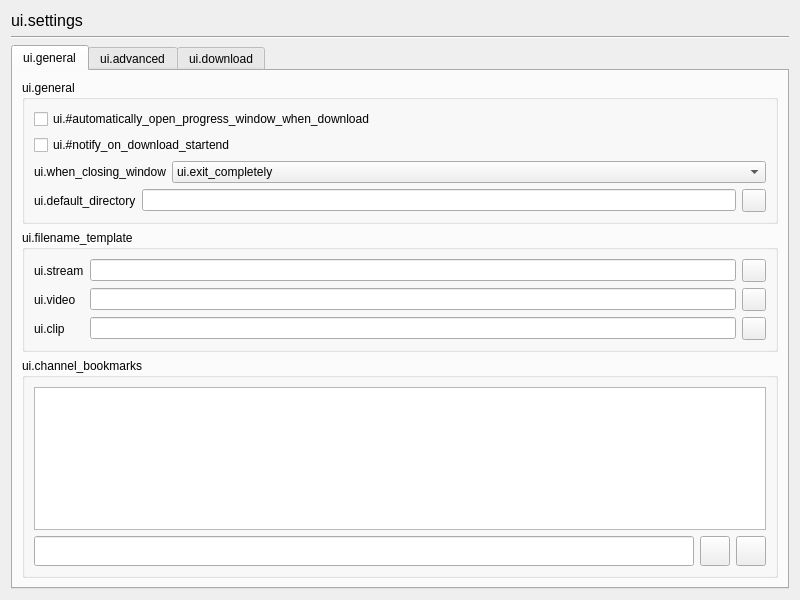
<?xml version="1.0" encoding="UTF-8"?>
<ui version="4.0">
 <class>Form</class>
 <widget class="QWidget" name="Form">
  <property name="geometry">
   <rect>
    <x>0</x>
    <y>0</y>
    <width>800</width>
    <height>600</height>
   </rect>
  </property>
  <property name="locale">
   <locale language="English" country="UnitedStates"/>
  </property>
  <layout class="QVBoxLayout" name="FormLayout">
   <item>
    <widget class="QLabel" name="windowTitleLabel">
     <property name="sizePolicy">
      <sizepolicy hsizetype="Ignored" vsizetype="Fixed">
       <horstretch>0</horstretch>
       <verstretch>0</verstretch>
      </sizepolicy>
     </property>
     <property name="font">
      <font>
       <pointsize>12</pointsize>
      </font>
     </property>
     <property name="text">
      <string>ui.settings</string>
     </property>
    </widget>
   </item>
   <item>
    <widget class="Line" name="windowTitleLine">
     <property name="orientation">
      <enum>Qt::Horizontal</enum>
     </property>
    </widget>
   </item>
   <item>
    <widget class="QTabWidget" name="tabWidget">
     <widget class="QWidget" name="generalSettings">
      <attribute name="title">
       <string>ui.general</string>
      </attribute>
      <layout class="QVBoxLayout" name="generalSettingsLayout">
       <item>
        <widget class="QGroupBox" name="generalArea">
         <property name="sizePolicy">
          <sizepolicy hsizetype="Preferred" vsizetype="Fixed">
           <horstretch>0</horstretch>
           <verstretch>0</verstretch>
          </sizepolicy>
         </property>
         <property name="title">
          <string>ui.general</string>
         </property>
         <layout class="QVBoxLayout" name="generalAreaLayout">
          <item>
           <widget class="QCheckBox" name="openProgressWindow">
            <property name="text">
             <string>ui.#automatically_open_progress_window_when_download</string>
            </property>
           </widget>
          </item>
          <item>
           <widget class="QCheckBox" name="notify">
            <property name="text">
             <string>ui.#notify_on_download_startend</string>
            </property>
           </widget>
          </item>

          <item>
           <widget class="QWidget" name="windowCloseArea" native="true">
            <layout class="QHBoxLayout" name="windowCloseAreaLayout">
             <property name="leftMargin">
              <number>0</number>
             </property>
             <property name="topMargin">
              <number>0</number>
             </property>
             <property name="rightMargin">
              <number>0</number>
             </property>
             <property name="bottomMargin">
              <number>0</number>
             </property>
             <item>
              <widget class="QLabel" name="windowCloseLabel">
               <property name="sizePolicy">
                <sizepolicy hsizetype="Fixed" vsizetype="Preferred">
                 <horstretch>0</horstretch>
                 <verstretch>0</verstretch>
                </sizepolicy>
               </property>
               <property name="text">
                <string>ui.when_closing_window</string>
               </property>
              </widget>
             </item>
             <item>
              <widget class="QComboBox" name="windowClose">
               <property name="sizePolicy">
                <sizepolicy hsizetype="Ignored" vsizetype="Fixed">
                 <horstretch>0</horstretch>
                 <verstretch>0</verstretch>
                </sizepolicy>
               </property>
               <item>
                <property name="text">
                 <string>ui.exit_completely</string>
                </property>
               </item>
               <item>
                <property name="text">
                 <string>ui.#minimize_to_system_tray</string>
                </property>
               </item>
              </widget>
             </item>
            </layout>
           </widget>
          </item>
          <item>
           <widget class="QWidget" name="defaultDirectoryArea" native="true">
            <layout class="QHBoxLayout" name="defaultDirectoryAreaLayout">
             <property name="leftMargin">
              <number>0</number>
             </property>
             <property name="topMargin">
              <number>0</number>
             </property>
             <property name="rightMargin">
              <number>0</number>
             </property>
             <property name="bottomMargin">
              <number>0</number>
             </property>
             <item>
              <widget class="QLabel" name="defaultDirectoryLabel">
               <property name="sizePolicy">
                <sizepolicy hsizetype="Fixed" vsizetype="Preferred">
                 <horstretch>0</horstretch>
                 <verstretch>0</verstretch>
                </sizepolicy>
               </property>
               <property name="text">
                <string>ui.default_directory</string>
               </property>
              </widget>
             </item>
             <item>
              <widget class="QLineEdit" name="defaultDirectory"/>
             </item>
             <item>
              <widget class="QToolButton" name="searchDefaultDirectory">
               <property name="toolTip">
                <string>ui.browse</string>
               </property>
               <property name="icon">
                <iconset>
                 <normaloff>../icons/light/folder.svg</normaloff>../icons/light/folder.svg</iconset>
               </property>
              </widget>
             </item>
            </layout>
           </widget>
          </item>
         </layout>
        </widget>
       </item>
       <item>
        <widget class="QGroupBox" name="templateArea">
         <property name="sizePolicy">
          <sizepolicy hsizetype="Preferred" vsizetype="Fixed">
           <horstretch>0</horstretch>
           <verstretch>0</verstretch>
          </sizepolicy>
         </property>
         <property name="title">
          <string>ui.filename_template</string>
         </property>
         <layout class="QFormLayout" name="templateAreaLayout">
          <item row="0" column="0">
           <widget class="QLabel" name="streamLabel">
            <property name="text">
             <string>ui.stream</string>
            </property>
           </widget>
          </item>
          <item row="1" column="0">
           <widget class="QLabel" name="videoLabel">
            <property name="text">
             <string>ui.video</string>
            </property>
           </widget>
          </item>
          <item row="2" column="0">
           <widget class="QLabel" name="clipLabel">
            <property name="text">
             <string>ui.clip</string>
            </property>
           </widget>
          </item>
          <item row="0" column="1">
           <widget class="QWidget" name="streamFilenameArea" native="true">
            <layout class="QHBoxLayout" name="streamFilenameAreaLayout">
             <property name="leftMargin">
              <number>0</number>
             </property>
             <property name="topMargin">
              <number>0</number>
             </property>
             <property name="rightMargin">
              <number>0</number>
             </property>
             <property name="bottomMargin">
              <number>0</number>
             </property>
             <item>
              <widget class="QLineEdit" name="streamFilename"/>
             </item>
             <item>
              <widget class="QToolButton" name="streamTemplateInfo">
               <property name="toolTip">
                <string>ui.help</string>
               </property>
               <property name="icon">
                <iconset>
                 <normaloff>../icons/light/help.svg</normaloff>../icons/light/help.svg</iconset>
               </property>
              </widget>
             </item>
            </layout>
           </widget>
          </item>
          <item row="1" column="1">
           <widget class="QWidget" name="videoFilenameArea" native="true">
            <layout class="QHBoxLayout" name="videoFilenameAreaLayout">
             <property name="leftMargin">
              <number>0</number>
             </property>
             <property name="topMargin">
              <number>0</number>
             </property>
             <property name="rightMargin">
              <number>0</number>
             </property>
             <property name="bottomMargin">
              <number>0</number>
             </property>
             <item>
              <widget class="QLineEdit" name="videoFilename"/>
             </item>
             <item>
              <widget class="QToolButton" name="videoTemplateInfo">
               <property name="toolTip">
                <string>ui.help</string>
               </property>
               <property name="icon">
                <iconset>
                 <normaloff>../icons/light/help.svg</normaloff>../icons/light/help.svg</iconset>
               </property>
              </widget>
             </item>
            </layout>
           </widget>
          </item>
          <item row="2" column="1">
           <widget class="QWidget" name="clipFilenameArea" native="true">
            <layout class="QHBoxLayout" name="clipFilenameAreaLayout">
             <property name="leftMargin">
              <number>0</number>
             </property>
             <property name="topMargin">
              <number>0</number>
             </property>
             <property name="rightMargin">
              <number>0</number>
             </property>
             <property name="bottomMargin">
              <number>0</number>
             </property>
             <item>
              <widget class="QLineEdit" name="clipFilename"/>
             </item>
             <item>
              <widget class="QToolButton" name="clipTemplateInfo">
               <property name="toolTip">
                <string>ui.help</string>
               </property>
               <property name="icon">
                <iconset>
                 <normaloff>../icons/light/help.svg</normaloff>../icons/light/help.svg</iconset>
               </property>
              </widget>
             </item>
            </layout>
           </widget>
          </item>
         </layout>
        </widget>
       </item>
       <item>
        <widget class="QGroupBox" name="bookmarkArea">
         <property name="sizePolicy">
          <sizepolicy hsizetype="Preferred" vsizetype="Preferred">
           <horstretch>0</horstretch>
           <verstretch>0</verstretch>
          </sizepolicy>
         </property>
         <property name="title">
          <string>ui.channel_bookmarks</string>
         </property>
         <layout class="QVBoxLayout" name="bookmarkAreaLayout">
          <item>
           <widget class="QListWidget" name="bookmarkList">
            <property name="sizePolicy">
             <sizepolicy hsizetype="Expanding" vsizetype="Preferred">
              <horstretch>0</horstretch>
              <verstretch>0</verstretch>
             </sizepolicy>
            </property>
            <property name="horizontalScrollBarPolicy">
             <enum>Qt::ScrollBarAlwaysOff</enum>
            </property>
            <property name="autoScroll">
             <bool>false</bool>
            </property>
            <property name="dragDropMode">
             <enum>QAbstractItemView::InternalMove</enum>
            </property>
           </widget>
          </item>
          <item>
           <widget class="QWidget" name="bookmarkControl" native="true">
            <property name="sizePolicy">
             <sizepolicy hsizetype="Preferred" vsizetype="Fixed">
              <horstretch>0</horstretch>
              <verstretch>0</verstretch>
             </sizepolicy>
            </property>
            <layout class="QHBoxLayout" name="bookmarkControlLayout">
             <property name="leftMargin">
              <number>0</number>
             </property>
             <property name="topMargin">
              <number>0</number>
             </property>
             <property name="rightMargin">
              <number>0</number>
             </property>
             <property name="bottomMargin">
              <number>0</number>
             </property>
             <item>
              <widget class="QLineEdit" name="newBookmark">
               <property name="minimumSize">
                <size>
                 <width>0</width>
                 <height>30</height>
                </size>
               </property>
              </widget>
             </item>
             <item>
              <widget class="QToolButton" name="addBookmarkButton">
               <property name="minimumSize">
                <size>
                 <width>30</width>
                 <height>30</height>
                </size>
               </property>
               <property name="icon">
                <iconset>
                 <normaloff>../icons/light/plus.svg</normaloff>../icons/light/plus.svg</iconset>
               </property>
              </widget>
             </item>
             <item>
              <widget class="QToolButton" name="removeBookmarkButton">
               <property name="minimumSize">
                <size>
                 <width>30</width>
                 <height>30</height>
                </size>
               </property>
               <property name="icon">
                <iconset>
                 <normaloff>../icons/light/trash.svg</normaloff>../icons/light/trash.svg</iconset>
               </property>
              </widget>
             </item>
            </layout>
           </widget>
          </item>
         </layout>
        </widget>
       </item>
      </layout>
     </widget>
     <widget class="QWidget" name="advancedSettings">
      <attribute name="title">
       <string>ui.advanced</string>
      </attribute>
      <layout class="QVBoxLayout" name="advancedSettingsLayout">
       <item>
        <widget class="QGroupBox" name="themeArea">
         <property name="sizePolicy">
          <sizepolicy hsizetype="Preferred" vsizetype="Fixed">
           <horstretch>0</horstretch>
           <verstretch>0</verstretch>
          </sizepolicy>
         </property>
         <property name="title">
          <string>ui.appearance</string>
         </property>
         <layout class="QHBoxLayout" name="themeAreaLayout">
          <item>
           <layout class="QVBoxLayout" name="automaticThemeAreaLayout">
            <item>
             <widget class="QLabel" name="automaticThemeIcon">
              <property name="sizePolicy">
               <sizepolicy hsizetype="Fixed" vsizetype="Fixed">
                <horstretch>0</horstretch>
                <verstretch>0</verstretch>
               </sizepolicy>
              </property>
              <property name="minimumSize">
               <size>
                <width>64</width>
                <height>64</height>
               </size>
              </property>
              <property name="pixmap">
               <pixmap>../icons/light/theme_automatic.svg</pixmap>
              </property>
              <property name="scaledContents">
               <bool>true</bool>
              </property>
              <property name="alignment">
               <set>Qt::AlignCenter</set>
              </property>
             </widget>
            </item>
            <item>
             <widget class="QRadioButton" name="automaticThemeRadioButton">
              <property name="minimumSize">
               <size>
                <width>220</width>
                <height>0</height>
               </size>
              </property>
              <property name="text">
               <string>ui.#automatic_follow_system_settings</string>
              </property>
             </widget>
            </item>
           </layout>
          </item>
          <item>
           <layout class="QVBoxLayout" name="lightThemeAreaLayout">
            <item>
             <widget class="QLabel" name="lightThemeIcon">
              <property name="sizePolicy">
               <sizepolicy hsizetype="Fixed" vsizetype="Fixed">
                <horstretch>0</horstretch>
                <verstretch>0</verstretch>
               </sizepolicy>
              </property>
              <property name="minimumSize">
               <size>
                <width>64</width>
                <height>64</height>
               </size>
              </property>
              <property name="pixmap">
               <pixmap>../icons/light/theme_light.svg</pixmap>
              </property>
              <property name="scaledContents">
               <bool>true</bool>
              </property>
              <property name="alignment">
               <set>Qt::AlignCenter</set>
              </property>
             </widget>
            </item>
            <item>
             <widget class="QRadioButton" name="lightThemeRadioButton">
              <property name="minimumSize">
               <size>
                <width>220</width>
                <height>0</height>
               </size>
              </property>
              <property name="text">
               <string>ui.light</string>
              </property>
             </widget>
            </item>
           </layout>
          </item>
          <item>
           <layout class="QVBoxLayout" name="darkThemeAreaLayout">
            <item>
             <widget class="QLabel" name="darkThemeIcon">
              <property name="sizePolicy">
               <sizepolicy hsizetype="Fixed" vsizetype="Fixed">
                <horstretch>0</horstretch>
                <verstretch>0</verstretch>
               </sizepolicy>
              </property>
              <property name="minimumSize">
               <size>
                <width>64</width>
                <height>64</height>
               </size>
              </property>
              <property name="pixmap">
               <pixmap>../icons/light/theme_dark.svg</pixmap>
              </property>
              <property name="scaledContents">
               <bool>true</bool>
              </property>
              <property name="alignment">
               <set>Qt::AlignCenter</set>
              </property>
             </widget>
            </item>
            <item>
             <widget class="QRadioButton" name="darkThemeRadioButton">
              <property name="minimumSize">
               <size>
                <width>220</width>
                <height>0</height>
               </size>
              </property>
              <property name="text">
               <string>ui.dark</string>
              </property>
             </widget>
            </item>
           </layout>
          </item>
         </layout>
        </widget>
       </item>
       <item>
        <widget class="QGroupBox" name="searchArea">
         <property name="sizePolicy">
          <sizepolicy hsizetype="Preferred" vsizetype="Fixed">
           <horstretch>0</horstretch>
           <verstretch>0</verstretch>
          </sizepolicy>
         </property>
         <property name="title">
          <string>ui.search</string>
         </property>
         <layout class="QVBoxLayout" name="searchAreaLayout">
          <item>
           <widget class="QWidget" name="searchExternalContentArea" native="true">
            <layout class="QHBoxLayout" name="searchExternalContentAreaLayout">
             <property name="leftMargin">
              <number>0</number>
             </property>
             <property name="topMargin">
              <number>0</number>
             </property>
             <property name="rightMargin">
              <number>0</number>
             </property>
             <property name="bottomMargin">
              <number>0</number>
             </property>
             <item>
              <widget class="QCheckBox" name="searchExternalContent">
               <property name="text">
                <string>ui.#allow_searching_external_content</string>
               </property>
              </widget>
             </item>
             <item>
              <widget class="QToolButton" name="searchExternalContentInfo">
               <property name="toolTip">
                <string>ui.help</string>
               </property>
               <property name="icon">
                <iconset>
                 <normaloff>../icons/light/help.svg</normaloff>../icons/light/help.svg</iconset>
               </property>
              </widget>
             </item>
            </layout>
           </widget>
          </item>
         </layout>
        </widget>
       </item>
       <item>
        <widget class="QGroupBox" name="languageArea">
         <property name="sizePolicy">
          <sizepolicy hsizetype="Preferred" vsizetype="Fixed">
           <horstretch>0</horstretch>
           <verstretch>0</verstretch>
          </sizepolicy>
         </property>
         <property name="title">
          <string>ui.language</string>
         </property>
         <layout class="QVBoxLayout" name="languageAreaLayout">
          <item>
           <widget class="QComboBox" name="language"/>
          </item>
         </layout>
        </widget>
       </item>
       <item>
        <widget class="QGroupBox" name="timezoneArea">
         <property name="sizePolicy">
          <sizepolicy hsizetype="Preferred" vsizetype="Fixed">
           <horstretch>0</horstretch>
           <verstretch>0</verstretch>
          </sizepolicy>
         </property>
         <property name="title">
          <string>ui.time_zone</string>
         </property>
         <layout class="QVBoxLayout" name="timezoneAreaLayout">
          <item>
           <widget class="QComboBox" name="timezone"/>
          </item>
          <item>
           <widget class="QWidget" name="timezoneInfoArea" native="true">
            <layout class="QHBoxLayout" name="timezoneInfoAreaLayout">
             <property name="spacing">
              <number>5</number>
             </property>
             <property name="leftMargin">
              <number>0</number>
             </property>
             <property name="topMargin">
              <number>0</number>
             </property>
             <property name="rightMargin">
              <number>0</number>
             </property>
             <property name="bottomMargin">
              <number>0</number>
             </property>
             <item>
              <widget class="QLabel" name="timezoneInfoIcon">
               <property name="sizePolicy">
                <sizepolicy hsizetype="Fixed" vsizetype="Fixed">
                 <horstretch>0</horstretch>
                 <verstretch>0</verstretch>
                </sizepolicy>
               </property>
               <property name="minimumSize">
                <size>
                 <width>18</width>
                 <height>18</height>
                </size>
               </property>
               <property name="maximumSize">
                <size>
                 <width>18</width>
                 <height>18</height>
                </size>
               </property>
               <property name="pixmap">
                <pixmap>../icons/light/alert_red.svg</pixmap>
               </property>
               <property name="scaledContents">
                <bool>true</bool>
               </property>
               <property name="alignment">
                <set>Qt::AlignCenter</set>
               </property>
              </widget>
             </item>
             <item>
              <widget class="QLabel" name="timezoneInfo">
               <property name="text">
                <string>ui.#changing_this_setting_will_restart_the</string>
               </property>
              </widget>
             </item>
            </layout>
           </widget>
          </item>
         </layout>
        </widget>
       </item>
       <item>
        <widget class="QGroupBox" name="resetArea">
         <property name="title">
          <string>ui.reset</string>
         </property>
         <layout class="QVBoxLayout" name="resetAreaLayout">
          <item>
           <widget class="QToolButton" name="resetButton">
            <property name="sizePolicy">
             <sizepolicy hsizetype="Preferred" vsizetype="Preferred">
              <horstretch>0</horstretch>
              <verstretch>0</verstretch>
             </sizepolicy>
            </property>
            <property name="minimumSize">
             <size>
              <width>0</width>
              <height>30</height>
             </size>
            </property>
            <property name="text">
             <string>ui.reset</string>
            </property>
           </widget>
          </item>
         </layout>
        </widget>
       </item>
       <item>
        <widget class="QLabel" name="restrictedLabel">
         <property name="font">
          <font>
           <bold>true</bold>
          </font>
         </property>
         <property name="styleSheet">
          <string notr="true">color: rgb(255, 0, 0);</string>
         </property>
         <property name="text">
          <string>ui.#some_settings_are_restricted_during_download</string>
         </property>
        </widget>
       </item>
       <item>
        <spacer name="verticalSpacer_1">
         <property name="orientation">
          <enum>Qt::Vertical</enum>
         </property>
         <property name="sizeHint" stdset="0">
          <size>
           <width>20</width>
           <height>40</height>
          </size>
         </property>
        </spacer>
       </item>
      </layout>
     </widget>
     <widget class="QWidget" name="downloadSettings">
      <attribute name="title">
       <string>ui.download</string>
      </attribute>
      <layout class="QVBoxLayout" name="downloadSettingsLayout">
       <item>
        <widget class="QGroupBox" name="generalDownloadArea">
         <property name="title">
          <string>ui.general</string>
         </property>
         <layout class="QVBoxLayout" name="generalDownloadAreaLayout">
          <item>
           <widget class="QCheckBox" name="createSubfolderForDownloads">
            <property name="text">
             <string>ui.#create_subfolder_for_downloads</string>
            </property>
           </widget>
          </item>
         </layout>
        </widget>
       </item>
       <item>
        <widget class="QGroupBox" name="downloadSpeedArea">
         <property name="sizePolicy">
          <sizepolicy hsizetype="Preferred" vsizetype="Fixed">
           <horstretch>0</horstretch>
           <verstretch>0</verstretch>
          </sizepolicy>
         </property>
         <property name="title">
          <string>ui.download_speed</string>
         </property>
         <layout class="QVBoxLayout" name="downloadSpeedAreaLayout">
          <item>
           <widget class="QLabel" name="downloadSpeedInfo">
            <property name="sizePolicy">
             <sizepolicy hsizetype="Ignored" vsizetype="Preferred">
              <horstretch>0</horstretch>
              <verstretch>0</verstretch>
             </sizepolicy>
            </property>
            <property name="text">
             <string>ui.#increasing_speed_boosts_downloads_but_can</string>
            </property>
           </widget>
          </item>
          <item>
           <widget class="QWidget" name="speedSliderArea" native="true">
            <layout class="QHBoxLayout" name="speedSliderAreaLayout">
             <property name="spacing">
              <number>15</number>
             </property>
             <item>
              <widget class="QSlider" name="downloadSpeed">
               <property name="minimum">
                <number>1</number>
               </property>
               <property name="maximum">
                <number>10</number>
               </property>
               <property name="pageStep">
                <number>1</number>
               </property>
               <property name="orientation">
                <enum>Qt::Horizontal</enum>
               </property>
               <property name="tickPosition">
                <enum>QSlider::TicksBelow</enum>
               </property>
               <property name="tickInterval">
                <number>1</number>
               </property>
              </widget>
             </item>
             <item>
              <widget class="QSpinBox" name="speedSpinBox"/>
             </item>
            </layout>
           </widget>
          </item>
         </layout>
        </widget>
       </item>
       <item>
        <widget class="QGroupBox" name="reconnectArea">
         <property name="sizePolicy">
          <sizepolicy hsizetype="Preferred" vsizetype="Fixed">
           <horstretch>0</horstretch>
           <verstretch>0</verstretch>
          </sizepolicy>
         </property>
         <property name="title">
          <string>ui.#network_reconnection_network_error</string>
         </property>
         <layout class="QVBoxLayout" name="reconnectAreaLayout">
          <item>
           <widget class="QCheckBox" name="reconnectEnabled">
            <property name="text">
             <string>ui.#enable_reconnect_on_network_error</string>
            </property>
           </widget>
          </item>
          <item>
           <widget class="QWidget" name="reconnectAttemptsArea" native="true">
            <layout class="QHBoxLayout" name="reconnectAttemptsAreaLayout">
             <property name="spacing">
              <number>15</number>
             </property>
             <property name="leftMargin">
              <number>0</number>
             </property>
             <property name="topMargin">
              <number>0</number>
             </property>
             <property name="rightMargin">
              <number>0</number>
             </property>
             <property name="bottomMargin">
              <number>0</number>
             </property>
             <item>
              <widget class="QLabel" name="reconnectAttemptsLabel">
               <property name="text">
                <string>ui.reconnect_attempts</string>
               </property>
               <property name="minimumSize">
                <size>
                 <width>150</width>
                 <height>0</height>
                </size>
               </property>
              </widget>
             </item>
             <item>
              <widget class="QSlider" name="reconnectAttemptsSlider">
               <property name="minimum">
                <number>1</number>
               </property>
               <property name="maximum">
                <number>20</number>
               </property>
               <property name="pageStep">
                <number>1</number>
               </property>
               <property name="orientation">
                <enum>Qt::Horizontal</enum>
               </property>
               <property name="tickPosition">
                <enum>QSlider::TicksBelow</enum>
               </property>
               <property name="tickInterval">
                <number>1</number>
               </property>
              </widget>
             </item>
             <item>
              <widget class="QSpinBox" name="reconnectAttemptsSpinBox">
               <property name="minimum">
                <number>1</number>
               </property>
               <property name="maximum">
                <number>9999999</number>
               </property>
              </widget>
             </item>
            </layout>
           </widget>
          </item>
          <item>
           <widget class="QWidget" name="reconnectIntervalArea" native="true">
            <layout class="QHBoxLayout" name="reconnectIntervalAreaLayout">
             <property name="spacing">
              <number>15</number>
             </property>
             <property name="leftMargin">
              <number>0</number>
             </property>
             <property name="topMargin">
              <number>0</number>
             </property>
             <property name="rightMargin">
              <number>0</number>
             </property>
             <property name="bottomMargin">
              <number>0</number>
             </property>
             <item>
              <widget class="QLabel" name="reconnectIntervalLabel">
               <property name="text">
                <string>ui.retry_interval_ms</string>
               </property>
               <property name="minimumSize">
                <size>
                 <width>150</width>
                 <height>0</height>
                </size>
               </property>
              </widget>
             </item>
             <item>
              <widget class="QSlider" name="reconnectIntervalSlider">
               <property name="minimum">
                <number>100</number>
               </property>
               <property name="maximum">
                <number>5000</number>
               </property>
               <property name="pageStep">
                <number>100</number>
               </property>
               <property name="orientation">
                <enum>Qt::Horizontal</enum>
               </property>
               <property name="tickPosition">
                <enum>QSlider::TicksBelow</enum>
               </property>
               <property name="tickInterval">
                <number>100</number>
               </property>
              </widget>
             </item>
             <item>
              <widget class="QSpinBox" name="reconnectIntervalSpinBox">
               <property name="minimum">
                <number>100</number>
               </property>
               <property name="maximum">
                <number>9999999</number>
               </property>
              </widget>
             </item>
            </layout>
           </widget>
          </item>
         </layout>
        </widget>
       </item>
       <item>
        <spacer name="verticalSpacer_2">
         <property name="orientation">
          <enum>Qt::Vertical</enum>
         </property>
         <property name="sizeHint" stdset="0">
          <size>
           <width>20</width>
           <height>40</height>
          </size>
         </property>
        </spacer>
       </item>
      </layout>
     </widget>
    </widget>
   </item>
  </layout>
 </widget>
 <resources/>
 <connections/>
</ui>
